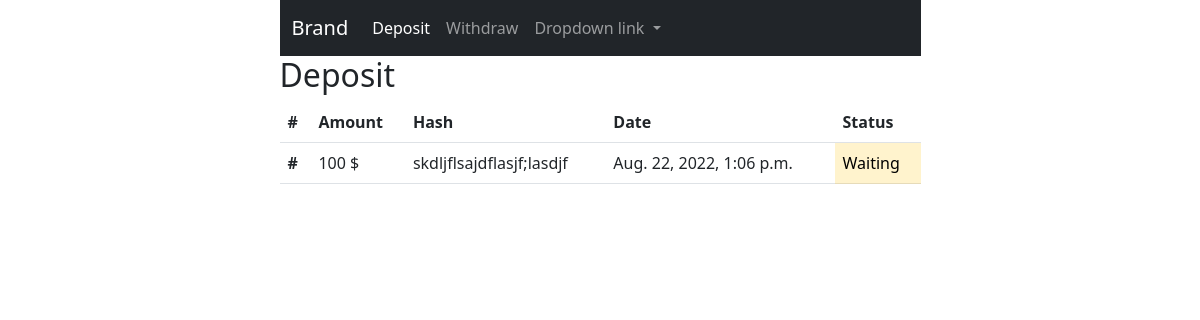
Page /deposit (signed in) on the earlier database version.
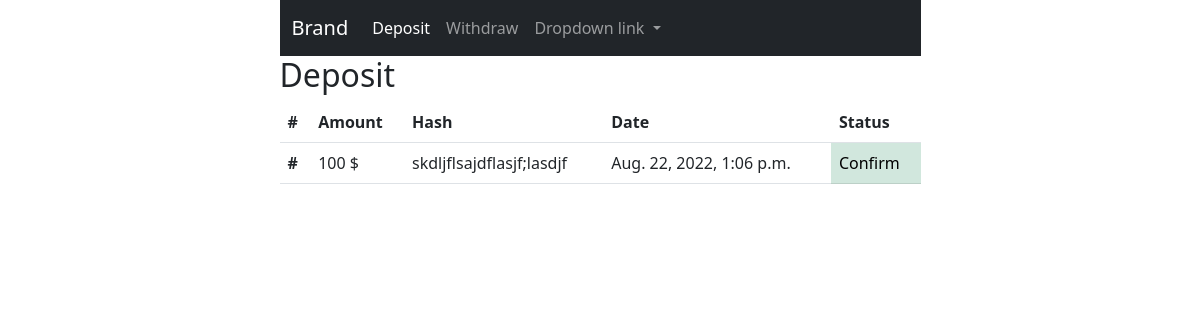
Same page on the later database version.
### financial/models.py (models this page shows, shortened)
class Deposit(models.Model):
    user = models.ForeignKey(User, on_delete=models.CASCADE)
    date = models.DateTimeField(verbose_name="Date", auto_now_add=True, null=True)
    hash = models.CharField(max_length=1000, verbose_name='Transaction HASH or TXID', null=True, blank=True)
    is_approved = models.BooleanField(default=False)
    is_decline = models.BooleanField(default=False)
    objects = DepositManager()

### financial/views.py (the view, shortened to what this page needs)
# urls.py: path('deposit', deposit, name='deposit'),
@login_required(login_url='/login')
def deposit(request):
    deposit_form = DepositForm(request.POST or None)
    is_deposit_exist_approved = Deposit.objects.is_deposit_exist_approved(request.user)
    deposit_exist = Deposit.objects.filter(user__email=request.user).exists()
    deposit_list = Deposit.objects.filter(user__email=request.user)
    context = {
        'is_deposit_exist_approved': is_deposit_exist_approved,
        'deposit_form': deposit_form,
        'deposit_exist': deposit_exist,
        'deposit_list': deposit_list,
    }
    return render(request, 'financial/deposit.html', context)

### financial/models.py (called while the page is built)
    def is_deposit_exist_approved(self, user):
        deposit_list = Deposit.objects.filter(user__email=user)
        for deposit in deposit_list:
            if not deposit.is_approved and not deposit.is_decline:
                return True
            if deposit.is_approved:
                return True
        return False

### users/models.py (called while the page is built)
    def __str__(self):
        return self.email

### templates/financial/deposit.html (shortened to what this page needs)
{% extends 'shared/base.html' %}
{% load widget_tweaks %}
{% block content %}
    <h2>Deposit</h2>
    {% if deposit_exist %}
        <table class="table">
            <thead>
            <tr>
                <th scope="col">#</th>
                <th scope="col">Amount</th>
                <th scope="col">Hash</th>
                <th scope="col">Date</th>
                <th scope="col">Status</th>
            </tr>
            </thead>
            <tbody>
            {% for deposit in deposit_list %}
                <tr>
                    <th scope="row">#</th>
                    <td>100 $</td>
                    <td>{{ deposit.hash }}</td>
                    <td>{{ deposit.date }}</td>
                    {% if deposit.is_approved and not deposit.is_decline %}
                        <td class="table-success">Confirm</td>
                    {% elif not deposit.is_approved and deposit.is_decline %}
                        <td class="table-danger">Rejected</td>
                    {% else %}
                        <td class="table-warning">Waiting</td>
                    {% endif %}
                </tr>
            {% endfor %}
            </tbody>
        </table>
    {% endif %}
{% endblock %}

Differences in the rows shown:
changed Deposit "skdljflsajdflasjf;lasdjf": is_approved "Waiting" → "Confirm"
